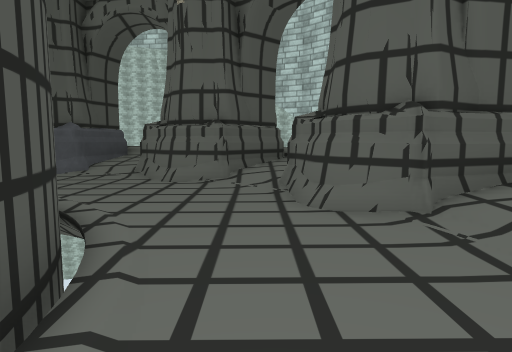
view 1 (above)

18 first-person views from a walk through a Unity game level. The camera is 1.3 m above the floor, tilts 6° down and sees 75° across. The floor is counted in squares, 1 m on a side. Each view is taken from the middle of a square. On the plan, view 1 faces up. The plan holds only what a view shows up to about 14 squares ahead; the rest is blank. The place goes on beyond the plan. The player is left out. Some animated figures are left out. Surface patterns are stand-ins for the level's own textures.

view 2
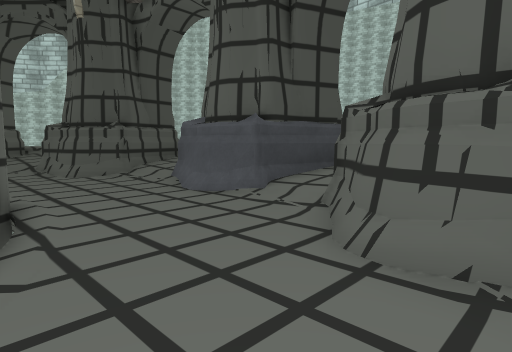

view 3
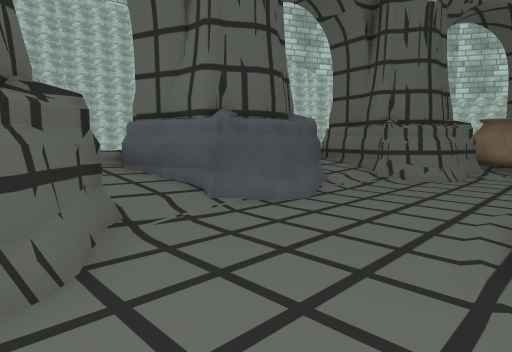

view 4
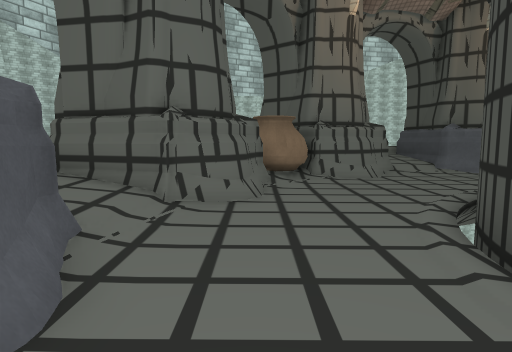

view 5
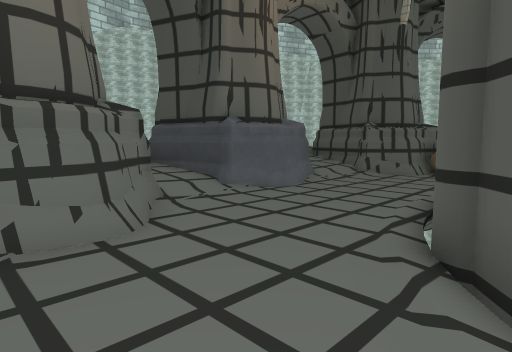

view 6
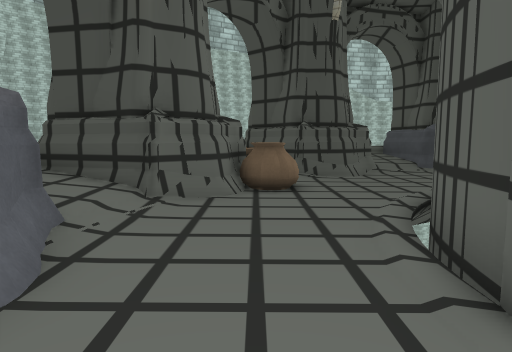

view 7
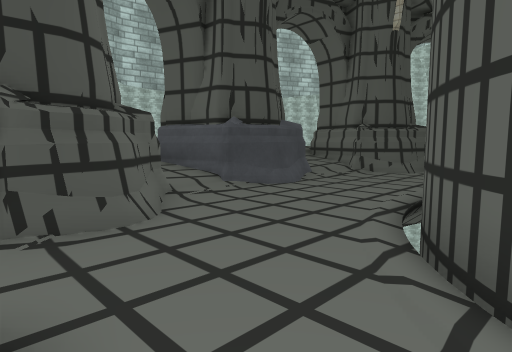

view 8
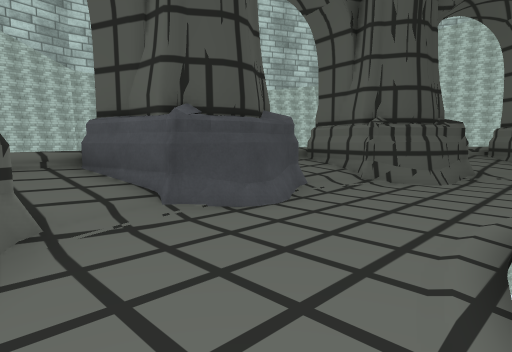

view 9
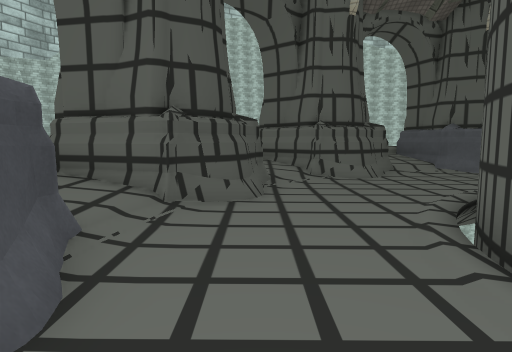

view 10
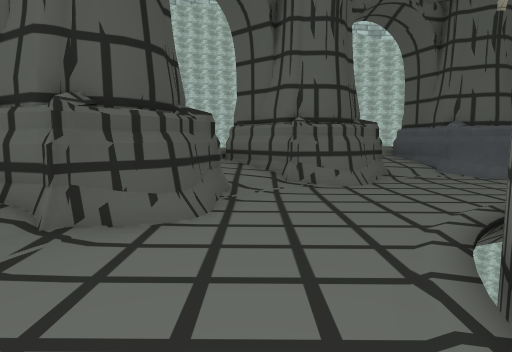

view 11
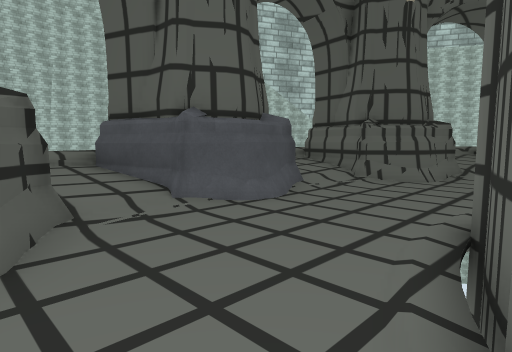

view 12
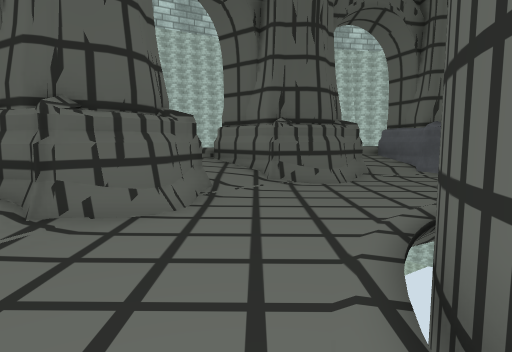

view 13
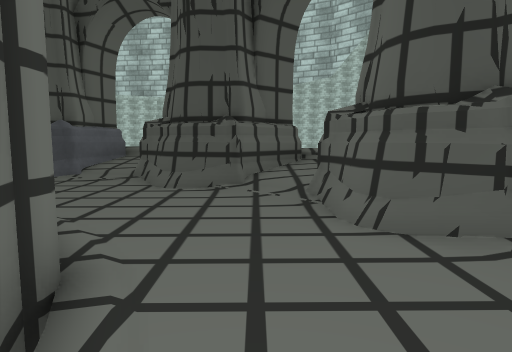

view 14
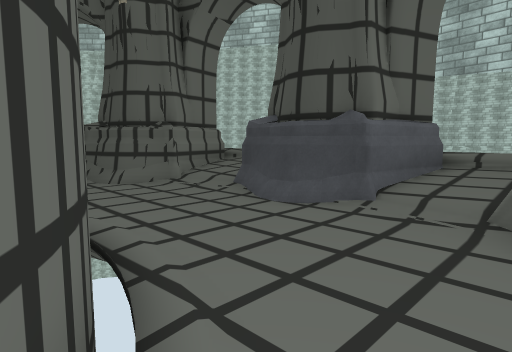

view 15
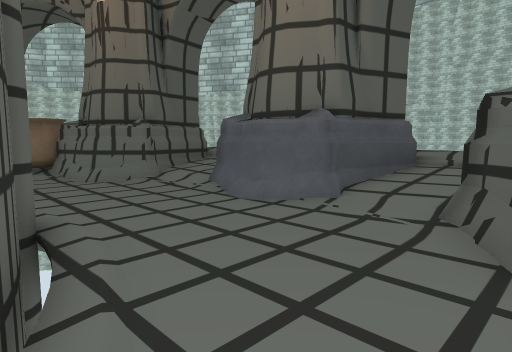

view 16
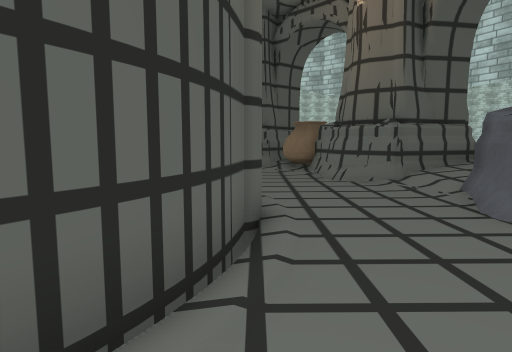

view 17
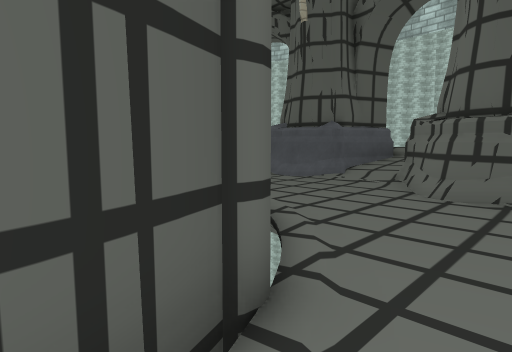

view 18
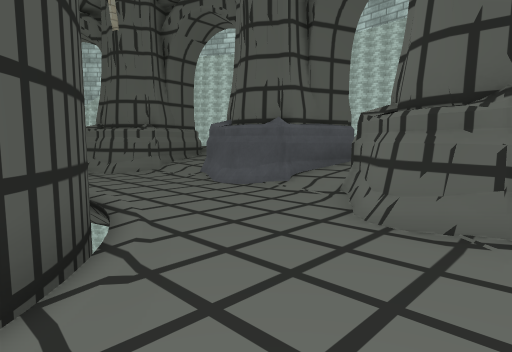

### Floor plan
Key: @ floor where view 1 was taken; # wall or solid block; . main floor; : floor 0.25 m higher than the main floor; + floor 0.5 m higher than the main floor; * floor 0.75 m higher than the main floor; % floor 1 m higher than the main floor; / step, stairs or slope; = window, fence, low wall or low ledge.
Columns run from 24 left of view 1 to 7 right of it. Each row starts with its distance up from view 1.
 17              %#  #
 16             /*#  #
 15             ++#  #+ +#
 14       #   #+++#  #+++#   #
 13       ##  ##::####::##  ##
 12       +#####/..##../#####+
 11    /*+++###..........###+++*/
 10    ##++::..............::++###
  9     ##//................//##
  8      ##.......####.......##
  7  ######.....###  ###.....#####
  6  *####.....          .....####
  5 /+++/.....#           ...../+
  4 /+++/....##          ##..../+++/
  3 #####....#            #....#####
  2    ##....             #....##
  1     #....              ....#
  0    ##....              .@..##
 -1 #####....#            #....#####
 -2 /+++/....##          ##..../+++/
 -3 /+++/.....##        ##...../++
 -4  *####.....##      ##.....####
 -5  ######.....###  ###.....## ###
 -6      ##.......####.......##
 -7     ##//#=..............##
 -8     #/  #=.............###
 -9         ###..........####
-10           ##...##...##
-11           ##::####::##
-12           #+++#  #+++#
-13          ##+++#  #+ +##
-14             /*#  #*
-15                  #

Positions as (right, up) in squares from view 1, and headings:
1: (0, 0), facing up
2: (-1, 7), facing up-left
3: (-2, 7), facing down-right
4: (1, 3), facing down
5: (-1, -4), facing down-left
6: (-6, -8), facing left
7: (-13, -7), facing up-left
8: (-15, -4), facing up-left
9: (-18, -1), facing up
10: (-17, 1), facing up
11: (-14, 7), facing up-right
12: (-9, 9), facing right
13: (-9, 9), facing left
14: (-14, 6), facing down-left
15: (-14, -5), facing down-right
16: (-14, -6), facing right
17: (-7, -7), facing up-right
18: (-4, -7), facing up-right
